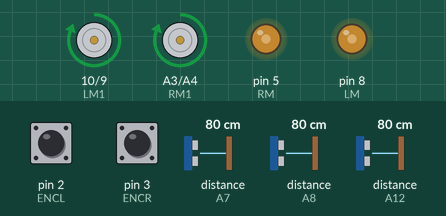
Recording of a sketch running on a simulated Arduino Mega 2560, built with avr-gcc and run on an emulated ATmega2560. On the bench: motor-driver pin pairs drawn as motors (green arrow = first pin HIGH = forward, orange = second pin HIGH = backward, longer = more drive), output pins drawn as LEDs (lit = HIGH). The test bench sets the inputs (shaded band); at power-on: distance to the obstacle (sensors on A7, A8, A12) 80 cm, pin 2 (ENCL) HIGH, pin 3 (ENCR) HIGH. The echo pulse lasts 58.3 µs per cm.

Above: at 6.2 s.
6.3 s: distance to the obstacle (sensor on A7) set to 32 cm
7.8 s: distance to the obstacle (sensor on A7) set to 27 cm
At 8.7 s:
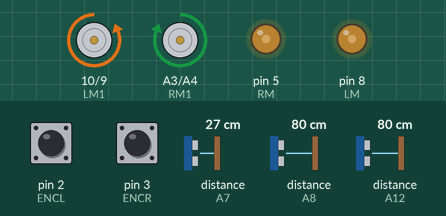
9.6 s: distance to the obstacle (sensor on A8) set to 32 cm
11.1 s: distance to the obstacle (sensor on A8) set to 27 cm
At 11.7 s:
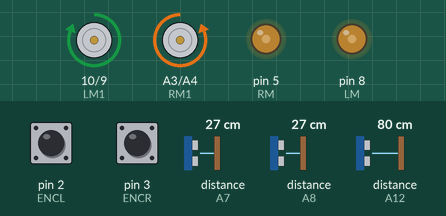
12.7 s: distance to the obstacle (sensor on A8) set to 35 cm
At 13.6 s:
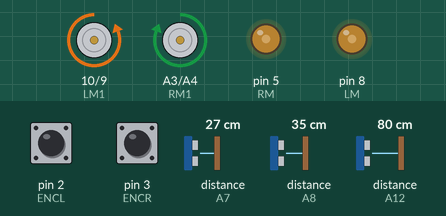
14.4 s: distance to the obstacle (sensor on A8) set to 2 cm
At 15.5 s:
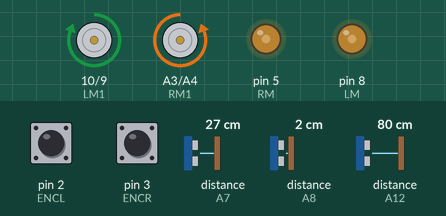
Timing chart, 0 to 17.0 s (numbered marks = the images above; inputs shaded):
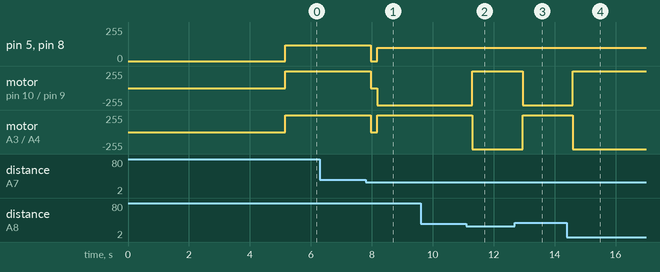

The sketch:

USama_Robot.ino
```cpp
#include <util/atomic.h>
#include <NewPing.h>

#define SONAR_NUM 3    // Number of sensors.
#define MAX_DISTANCE 350 // Maximum distance (in cm) to ping.

#define limit 30


NewPing sonar[SONAR_NUM] = {   // Sensor object array.
  NewPing(A6, A7, MAX_DISTANCE), // Each sensor's trigger pin, echo pin, and max distance to ping. front
  NewPing(A13, A12, MAX_DISTANCE), //Right
  NewPing(A9, A8, MAX_DISTANCE) //left
};

#define ENCR 3// Orange
#define ENCR1 A0 // Black
#define ENCL 2 // Black
#define ENCL1 14 // Orange

#define RM 5 // EN - RIGHT
#define LM 8 // EN - Left

#define relay A15

// the number of t he Motor Pins
const int RM1 = A3; //IN4 - Right
const int RM2 = A4;  //IN3 - Right
const int LM1 = 10; //IN2 - Left
const int LM2 = 9;  //IN1 - Left


volatile int ticksR = 0;
volatile int ticksL = 0;
int prevticksR = 0 ;
int prevticksL = 0;
int pwmR = 170;
int pwmL = 170;
int motors_offset = 2;
int diff_ticksR =0;
int diff_ticksL = 0;


void readEncoderR();
void readEncoderL();
void forward(int p, int l);
void backward(int p, int l);
void left(int p, int l);
void right(int p, int l);
void brake();
void drivestraight();


bool get_front()
{
  delay(50);
  int front = sonar[0].ping_cm();
  if(front > 1 && front < limit)
    return true;
  else
    return false;
}

bool get_right()
{
  delay(50);
  int right = sonar[1].ping_cm();
  if(right > 1 && right < limit)
    return true;
  else
    return false;
}

bool get_left()
{
  delay(50);
  int left = sonar[2].ping_cm();
  if(left > 1 && left < limit)
    return true;
  else
    return false;
}

void setup() {
  Serial.begin(115200);

  pinMode(ENCR,INPUT_PULLUP);
  pinMode(ENCR1,INPUT_PULLUP);
  pinMode(ENCL,INPUT_PULLUP);
  pinMode(ENCL1,INPUT_PULLUP);
  attachInterrupt(digitalPinToInterrupt(ENCR),readEncoderR,RISING);
  attachInterrupt(digitalPinToInterrupt(ENCL),readEncoderL,RISING);

  pinMode(RM,OUTPUT);
  pinMode(RM1,OUTPUT);
  pinMode(RM2,OUTPUT);
  pinMode(LM,OUTPUT);
  pinMode(LM1,OUTPUT);
  pinMode(LM2,OUTPUT);

  //pinMode(relay, OUTPUT);

  delay(5000);
}

int state = 3;
int count = 6;

void loop()
{
  //digitalWrite(relay, LOW);
  unsigned long start = 0;
  start = millis();
  bool obs = false;
  while(millis() - start < 300000)
  {
    // Number of ticks counted since last time

    ATOMIC_BLOCK(ATOMIC_RESTORESTATE){
    diff_ticksR = ticksR - prevticksR;
    diff_ticksL = ticksL - prevticksL;

    // Store current tick counter for next time
    prevticksR = ticksR;
    prevticksL = ticksL;
    }

    // If left is faster, slow it down and speed up right
    if ( diff_ticksR > diff_ticksL )
    {
      pwmR -= motors_offset;
      pwmL += motors_offset;
    }

    // If right is faster, slow it down and speed up left
    else if ( diff_ticksR < diff_ticksL ) {
      pwmR += motors_offset;
      pwmL -= motors_offset;
    }
    else
     {
      //do nothing
     }
    pwmR = constrain(pwmR, 70,120);
    pwmL = constrain(pwmL, 70,120);

    bool fronti = get_front();
    bool lefti = get_left();
    bool righti = get_right();

    if(state < 3 && state >= 1)
      count--;
    else
      count = 8;

    if(count <= 0)
    {
      delay(100);
      if(fronti)
      {
        backward(100,150);
        delay(300);
        brake();
      }
      else
      {
        forward(100,100);
        delay(100);
        brake();
      }
      count == 4;
    }

    if(fronti && righti && lefti)
    {
      while(get_right() && get_left() && get_front())
      {
       backward(100,150);
       delay(50);
      }
      delay(100);
      brake();
    }
    else if(fronti)
    {
      brake();
      while(get_front())
      {
        if(get_left() && !get_right())
           right(100,100);
        else if(!get_left() && get_right())
            left(100,100);
        else
          left(100,100);
       state = 3;
      }
      brake();

    }
    else if(lefti)
    {
      brake();
      while(get_left())
      {
        right(100,100);
        state = 2;
      }
      brake();

    }
    else if(righti)
    {
      brake();
      while(get_right())
      {
        left(100,100);
        state = 1;
      }
      brake();
    }
    else
    {
      forward(pwmR,pwmL);
    }
  }
  brake();
  while(1)
  {

  }
}

// Motors Directions with PWM
void forward(int pwmr,int pwml)
{
   digitalWrite(RM1, HIGH);
   digitalWrite(RM2, LOW);
   analogWrite(RM, pwmr);
   digitalWrite(LM1, HIGH);
   digitalWrite(LM2, LOW);
   analogWrite(LM, pwml);
}

void backward(int pwmr,int pwml)
{
   digitalWrite(RM1, LOW);
   digitalWrite(RM2, HIGH);
   analogWrite(RM, pwmr);
   digitalWrite(LM1, LOW);
   digitalWrite(LM2, HIGH);
   analogWrite(LM, pwml);
}
void left(int pwmr,int pwml)
{
   digitalWrite(RM1, HIGH);
   digitalWrite(RM2, LOW);
   analogWrite(RM, pwmr);
   digitalWrite(LM1, LOW);
   digitalWrite(LM2, HIGH);
   analogWrite(LM, pwml);
}

void right(int pwmr,int pwml)
{
   digitalWrite(RM1, LOW);
   digitalWrite(RM2, HIGH);
   analogWrite(RM, pwmr);
   digitalWrite(LM1, HIGH);
   digitalWrite(LM2, LOW);
   analogWrite(LM, pwml);
}

void brake()
{
   digitalWrite(RM1, LOW);
   digitalWrite(RM2, LOW);
   analogWrite(RM, 0);
   digitalWrite(LM1, LOW);
   digitalWrite(LM2, LOW);
   analogWrite(LM, 0);
}

//Interrupt Functions for left and right motors

void readEncoderR(){
  if(digitalRead(ENCR1) > 0){
    ticksR++;
  }
  else{
    ticksR--;
  }
}

void readEncoderL(){
  if(digitalRead(ENCL1) > 0){
    ticksL++;
  }
  else{
    ticksL--;
  }
}
```

Measured:
- the behaviour switches between 30 and 29 cm on distance to the obstacle (sensor on A7) (found by bisection; images 0 and 1)
- the behaviour switches between 30 and 29 cm on distance to the obstacle (sensor on A8) (found by bisection; images 1 and 2)
- after the input at 6.3 s, every drawn part: stays the same
- after the input at 7.8 s, pin 5 (RM), pin 8 (LM): 120/255 → 0/255 after 0.16 s, → 100/255 0.22 s later; motor on pin 10 (LM1) / pin 9 (LM2): forward 255/255 → stopped after 0.16 s, → backward 255/255 0.22 s later; motor on A3 (RM1) / A4 (RM2): forward 255/255 → stopped after 0.16 s, → forward 255/255 0.22 s later
- after the input at 9.6 s, every drawn part: stays the same
- after the input at 11.1 s, motor on pin 10 (LM1) / pin 9 (LM2): backward 255/255 → forward 255/255 after 0.20 s; motor on A3 (RM1) / A4 (RM2): forward 255/255 → backward 255/255 after 0.20 s
- after the input at 12.7 s, motor on pin 10 (LM1) / pin 9 (LM2): forward 255/255 → backward 255/255 after 0.25 s; motor on A3 (RM1) / A4 (RM2): backward 255/255 → forward 255/255 after 0.25 s
- after the input at 14.4 s, motor on pin 10 (LM1) / pin 9 (LM2): backward 255/255 → forward 255/255 after 0.20 s; motor on A3 (RM1) / A4 (RM2): forward 255/255 → backward 255/255 after 0.20 s
